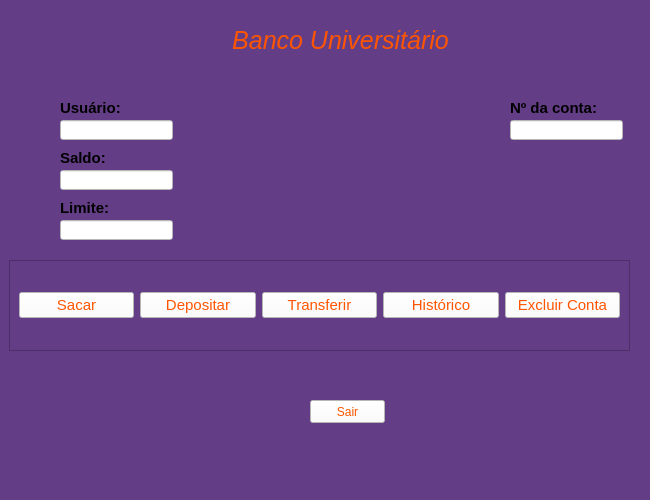
<?xml version="1.0" encoding="UTF-8"?>
<ui version="4.0">
 <class>MainWindow</class>
 <widget class="QMainWindow" name="MainWindow">
  <property name="geometry">
   <rect>
    <x>0</x>
    <y>0</y>
    <width>650</width>
    <height>500</height>
   </rect>
  </property>
  <property name="minimumSize">
   <size>
    <width>650</width>
    <height>500</height>
   </size>
  </property>
  <property name="maximumSize">
   <size>
    <width>650</width>
    <height>500</height>
   </size>
  </property>
  <property name="font">
   <font>
    <pointsize>11</pointsize>
   </font>
  </property>
  <property name="windowTitle">
   <string>MainWindow</string>
  </property>
  <property name="styleSheet">
   <string notr="true">background-color: rgb(100, 61, 135);</string>
  </property>
  <widget class="QWidget" name="centralwidget">
   <widget class="QFrame" name="frame">
    <property name="geometry">
     <rect>
      <x>9</x>
      <y>260</y>
      <width>621</width>
      <height>91</height>
     </rect>
    </property>
    <property name="frameShape">
     <enum>QFrame::StyledPanel</enum>
    </property>
    <property name="frameShadow">
     <enum>QFrame::Raised</enum>
    </property>
    <layout class="QHBoxLayout" name="horizontalLayout">
     <item>
      <widget class="QPushButton" name="btn_sacar">
       <property name="font">
        <font>
         <pointsize>11</pointsize>
        </font>
       </property>
       <property name="styleSheet">
        <string notr="true">QPushButton {
	background-color: rgb(255, 255, 255);
	color: rgb(255, 85, 0);
}

QPushButton:hover {
	background-color: rgb(247, 147, 0);
	color: rgb(255, 255, 255);
}
</string>
       </property>
       <property name="text">
        <string>Sacar</string>
       </property>
      </widget>
     </item>
     <item>
      <widget class="QPushButton" name="btn_depositar">
       <property name="font">
        <font>
         <pointsize>11</pointsize>
        </font>
       </property>
       <property name="styleSheet">
        <string notr="true">QPushButton {
	background-color: rgb(255, 255, 255);
	color: rgb(255, 85, 0);
}

QPushButton:hover {
	background-color: rgb(247, 147, 0);
	color: rgb(255, 255, 255);
}
</string>
       </property>
       <property name="text">
        <string>Depositar</string>
       </property>
      </widget>
     </item>
     <item>
      <widget class="QPushButton" name="btn_transferir">
       <property name="font">
        <font>
         <pointsize>11</pointsize>
        </font>
       </property>
       <property name="styleSheet">
        <string notr="true">QPushButton {
	background-color: rgb(255, 255, 255);
	color: rgb(255, 85, 0);
}

QPushButton:hover {
	background-color: rgb(247, 147, 0);
	color: rgb(255, 255, 255);
}
</string>
       </property>
       <property name="text">
        <string>Transferir</string>
       </property>
      </widget>
     </item>
     <item>
      <widget class="QPushButton" name="btn_historico">
       <property name="font">
        <font>
         <pointsize>11</pointsize>
        </font>
       </property>
       <property name="styleSheet">
        <string notr="true">QPushButton {
	background-color: rgb(255, 255, 255);
	color: rgb(255, 85, 0);
}

QPushButton:hover {
	background-color: rgb(247, 147, 0);
	color: rgb(255, 255, 255);
}
</string>
       </property>
       <property name="text">
        <string>Histórico</string>
       </property>
      </widget>
     </item>
     <item>
      <widget class="QPushButton" name="btn_excluirConta">
       <property name="font">
        <font>
         <pointsize>11</pointsize>
        </font>
       </property>
       <property name="styleSheet">
        <string notr="true">QPushButton {
	background-color: rgb(255, 255, 255);
	color: rgb(255, 85, 0);
}

QPushButton:hover {
	background-color: rgb(247, 147, 0);
	color: rgb(255, 0, 0);
}
</string>
       </property>
       <property name="text">
        <string>Excluir Conta</string>
       </property>
      </widget>
     </item>
    </layout>
   </widget>
   <widget class="QLabel" name="txt_nomeSaldo">
    <property name="geometry">
     <rect>
      <x>60</x>
      <y>150</y>
      <width>71</width>
      <height>16</height>
     </rect>
    </property>
    <property name="font">
     <font>
      <pointsize>11</pointsize>
      <weight>75</weight>
      <bold>true</bold>
     </font>
    </property>
    <property name="text">
     <string>Saldo:</string>
    </property>
    <property name="alignment">
     <set>Qt::AlignLeading|Qt::AlignLeft|Qt::AlignVCenter</set>
    </property>
   </widget>
   <widget class="QLineEdit" name="txt_saldo">
    <property name="geometry">
     <rect>
      <x>60</x>
      <y>170</y>
      <width>113</width>
      <height>20</height>
     </rect>
    </property>
    <property name="styleSheet">
     <string notr="true">background-color: rgb(255, 255, 255);
color: rgb(0, 0, 0);</string>
    </property>
   </widget>
   <widget class="QPushButton" name="btn_sair">
    <property name="geometry">
     <rect>
      <x>310</x>
      <y>400</y>
      <width>75</width>
      <height>23</height>
     </rect>
    </property>
    <property name="styleSheet">
     <string notr="true">QPushButton {
	background-color: rgb(255, 255, 255);
	color: rgb(255, 85, 0);
}

QPushButton:hover{
	background-color: rgb(255, 0, 0);
	color: rgb(255, 255, 255);
}
</string>
    </property>
    <property name="text">
     <string>Sair</string>
    </property>
   </widget>
   <widget class="QLabel" name="txt_nomeBanco">
    <property name="geometry">
     <rect>
      <x>220</x>
      <y>20</y>
      <width>241</width>
      <height>41</height>
     </rect>
    </property>
    <property name="font">
     <font>
      <pointsize>19</pointsize>
      <italic>true</italic>
     </font>
    </property>
    <property name="styleSheet">
     <string notr="true">color: rgb(255, 85, 0);
</string>
    </property>
    <property name="text">
     <string>Banco Universitário</string>
    </property>
    <property name="scaledContents">
     <bool>false</bool>
    </property>
    <property name="alignment">
     <set>Qt::AlignCenter</set>
    </property>
   </widget>
   <widget class="QLineEdit" name="txt_nomeUsuario">
    <property name="geometry">
     <rect>
      <x>60</x>
      <y>120</y>
      <width>113</width>
      <height>20</height>
     </rect>
    </property>
    <property name="styleSheet">
     <string notr="true">background-color: rgb(255, 255, 255);
color: rgb(0, 0, 0);</string>
    </property>
   </widget>
   <widget class="QLabel" name="txt_usuario">
    <property name="geometry">
     <rect>
      <x>60</x>
      <y>100</y>
      <width>71</width>
      <height>16</height>
     </rect>
    </property>
    <property name="font">
     <font>
      <pointsize>11</pointsize>
      <weight>75</weight>
      <bold>true</bold>
     </font>
    </property>
    <property name="text">
     <string>Usuário:</string>
    </property>
    <property name="alignment">
     <set>Qt::AlignLeading|Qt::AlignLeft|Qt::AlignVCenter</set>
    </property>
   </widget>
   <widget class="QLabel" name="txt_nomeNumConta">
    <property name="geometry">
     <rect>
      <x>510</x>
      <y>100</y>
      <width>101</width>
      <height>16</height>
     </rect>
    </property>
    <property name="font">
     <font>
      <pointsize>11</pointsize>
      <weight>75</weight>
      <bold>true</bold>
     </font>
    </property>
    <property name="text">
     <string>Nº da conta:</string>
    </property>
    <property name="alignment">
     <set>Qt::AlignLeading|Qt::AlignLeft|Qt::AlignVCenter</set>
    </property>
   </widget>
   <widget class="QLineEdit" name="txt_numeroConta">
    <property name="geometry">
     <rect>
      <x>510</x>
      <y>120</y>
      <width>113</width>
      <height>20</height>
     </rect>
    </property>
    <property name="styleSheet">
     <string notr="true">background-color: rgb(255, 255, 255);
color: rgb(0, 0, 0);</string>
    </property>
   </widget>
   <widget class="QLineEdit" name="txt_limite">
    <property name="geometry">
     <rect>
      <x>60</x>
      <y>220</y>
      <width>113</width>
      <height>20</height>
     </rect>
    </property>
    <property name="styleSheet">
     <string notr="true">background-color: rgb(255, 255, 255);
color: rgb(0, 0, 0);</string>
    </property>
    <property name="text">
     <string/>
    </property>
   </widget>
   <widget class="QLabel" name="txt_nomeLimite">
    <property name="geometry">
     <rect>
      <x>60</x>
      <y>200</y>
      <width>71</width>
      <height>16</height>
     </rect>
    </property>
    <property name="font">
     <font>
      <pointsize>11</pointsize>
      <weight>75</weight>
      <bold>true</bold>
     </font>
    </property>
    <property name="text">
     <string>Limite:</string>
    </property>
    <property name="alignment">
     <set>Qt::AlignLeading|Qt::AlignLeft|Qt::AlignVCenter</set>
    </property>
   </widget>
  </widget>
 </widget>
 <resources/>
 <connections/>
</ui>
